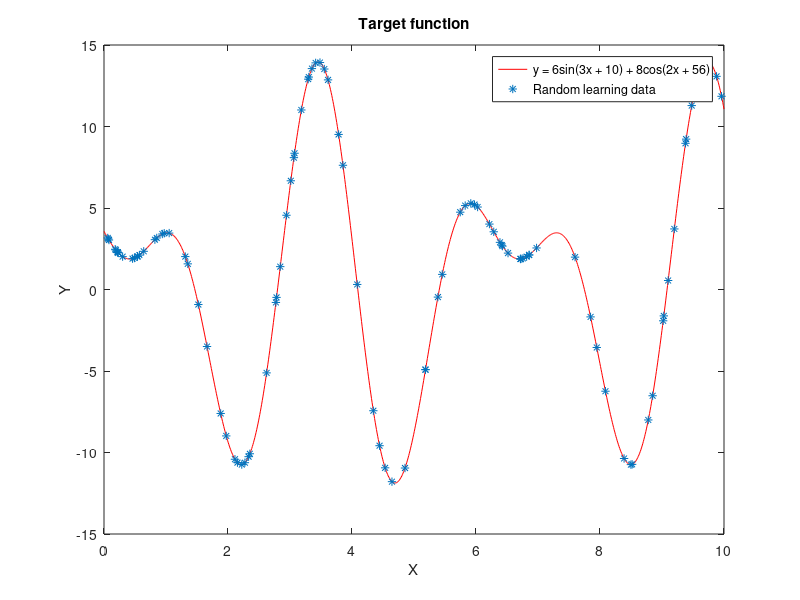

MATLAB code to generate this figure: (Note: this script raises an error after producing the figure.)
clc; clear;

A = 6; %4
B = 3; %3
C = 10; %1

D = 8; %3
E = 2; %2
F = 56; %1

X1 = 0;
X2 = 10;
N = 1000;

X = linspace(X1, X2, N);

for i = 1:N
   Y(i) = A*sin(B*X(i) + C) + D*cos(E*X(i) + F);
end

n_learn = 100;
n_test = N;

for i = 1:n_learn
   rnd = randi([1 N],1,1);
   x_learn(i) = X(rnd);
   y_learn(i) = Y(rnd);
end

x_test = X;
y_test = Y;

plot(X,Y,'r')
hold on;
title('Target function')
xlabel('X')
ylabel('Y')
%legend('y = 6sin(3x + 10) + 8cos(2x + 56)')
scatter(x_learn(1,:), y_learn(1,:),'*');
legend('y = 6sin(3x + 10) + 8cos(2x + 56)', 'Random learning data')
hold off;

net = feedforwardnet(10);
%net = configure(net, x_learn, y_learn);

net.trainParam.epochs = 1000;
net.divideParam.trainRatio = 1.0;
net.divideParam.valRatio = 0.0;
net.divideParam.testRatio = 0.0;
net.divideParam

net.layers{1}.transferFcn = 'tansig';
%net.layers{1}.transferFcn = 'logsig';

net = train(net, x_learn, y_learn);

output = net(x_test);
MSE = perform(net, Y, output)
plot(X,Y,'r')
hold on;
plot(x_test, output, 'b')
title('Function Approximation')
xlabel('X')
ylabel('Y')
legend('Target function', 'Output')
hold off;